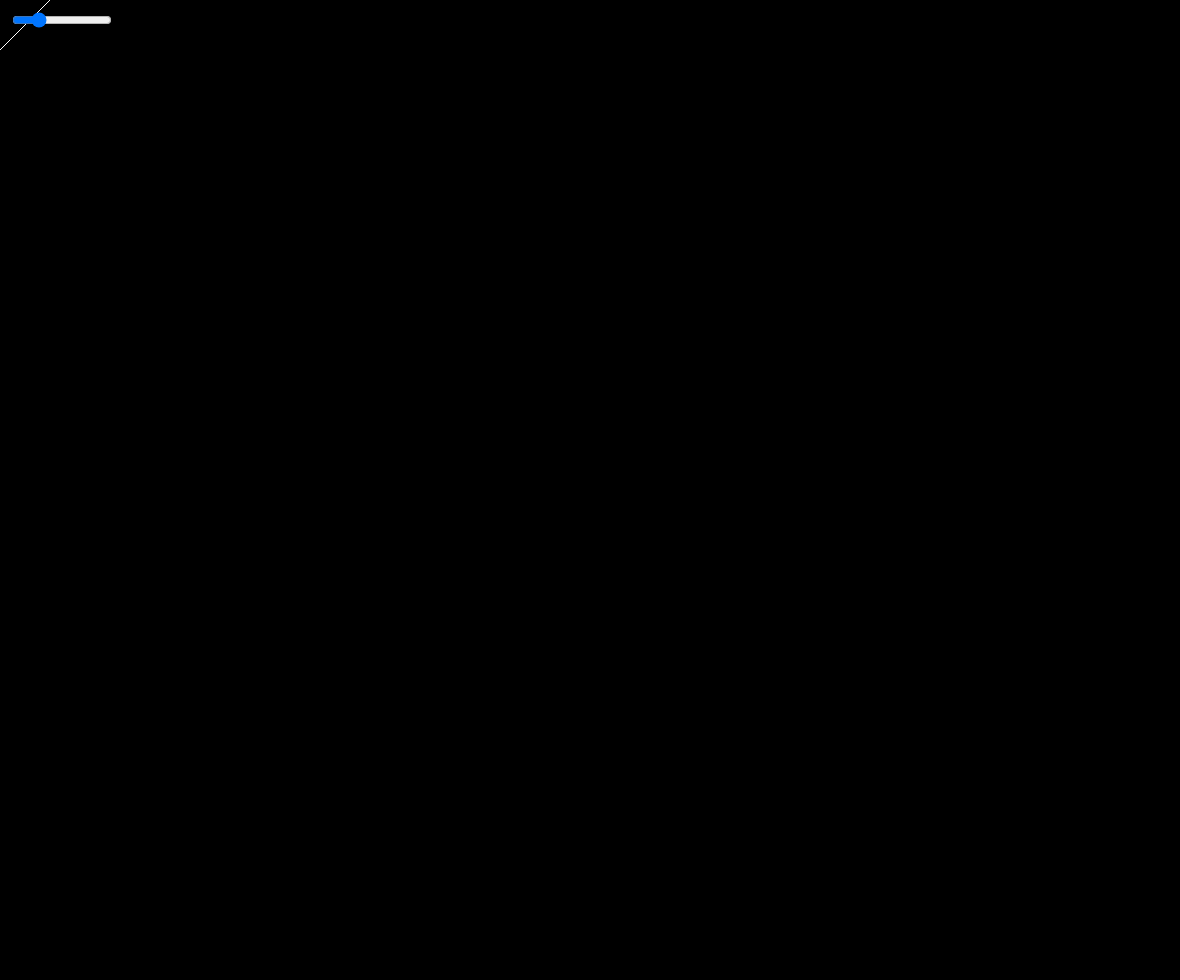
Frame 1 (no input)
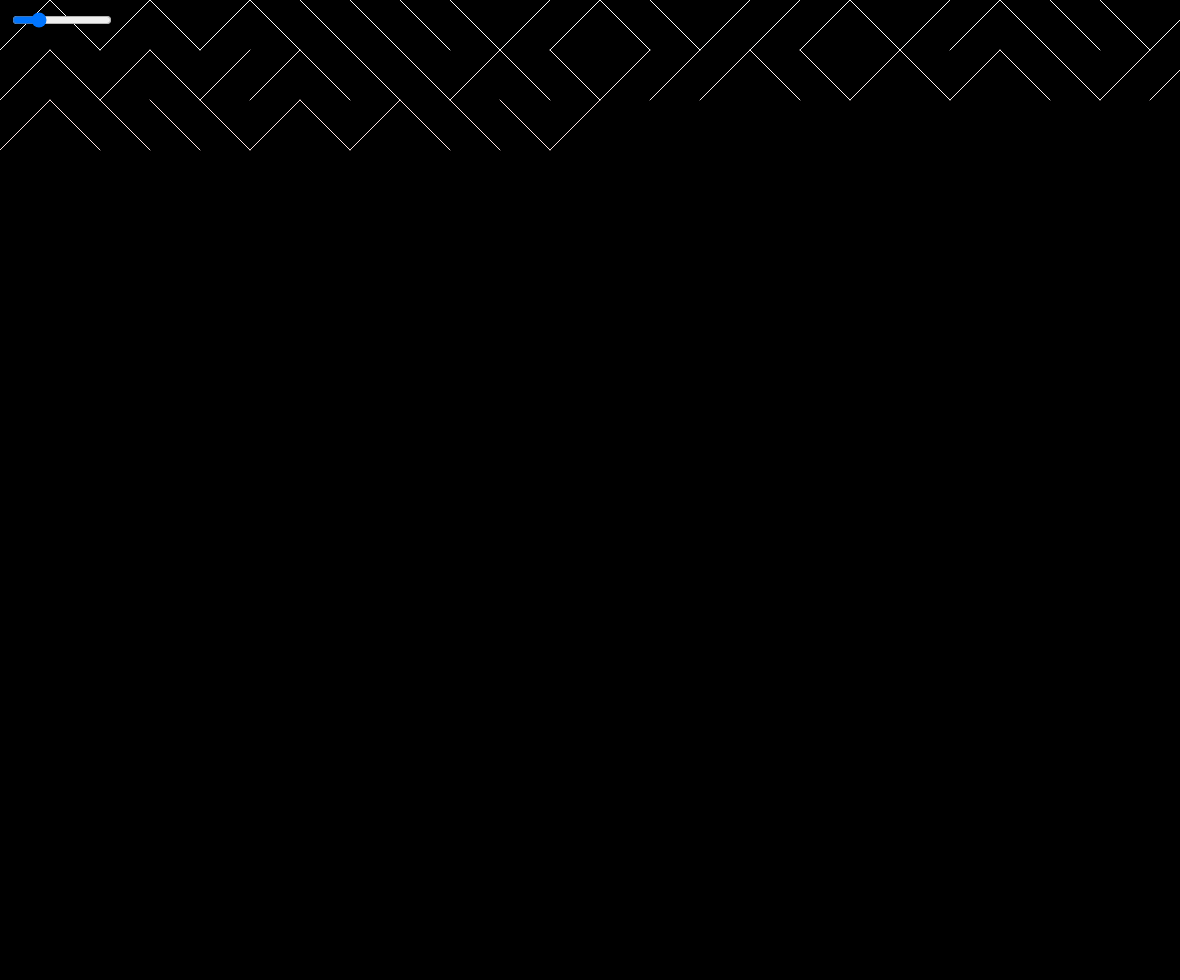
Frame 60 (no input)
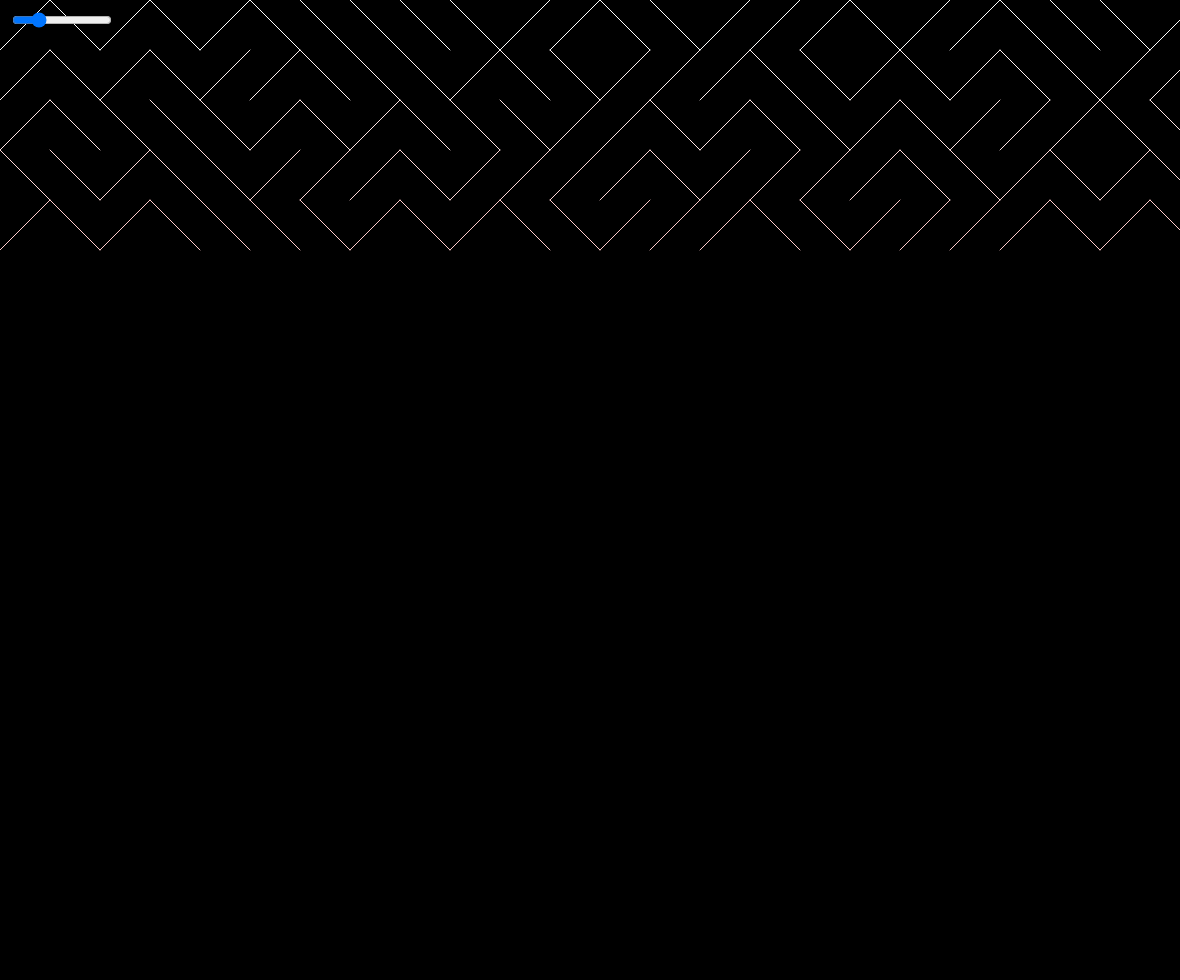
Frame 120 (the mouse pressed at the canvas centre since frame 60)

The p5.js sketch that drew these frames (run headless with seeded random() and noise() and a simulated clock; from frame 60 on, the mouse is pressed at the canvas centre):

// p5.js sketch
// ── sketch.js
let x = 0;
let y = 0;
let space = 50;
let color = 0;
let slider;
let prob = 50;

function setup() {

    slider = createSlider(5, 200, 50);
    slider.position(10, 10);
    slider.style('width', '100px');

    createCanvas(window.innerWidth - 20, window.innerHeight - 20);
    background(0);
}

function draw() {
    if (slider.value() != space) {
        space = slider.value();
        reset();

    }
    makelines();
}


function reset() {
    background(0);
    x = 0;
    y = 0;
}

function makelines() {

    color = map(y, 0, height, 255, 0);
    stroke(255, color, color);

    if (random(0, 100) > prob) {
        line(x + space, y, x, y + space);
    } else {
        line(x, y, x + space, y + space);
    }

    x = x + space;
    if (x > width) {
        y = y + space;
        x = 0;
    }
}


function windowResized() {
    resizeCanvas(window.innerWidth - 20, window.innerHeight - 20);
}
